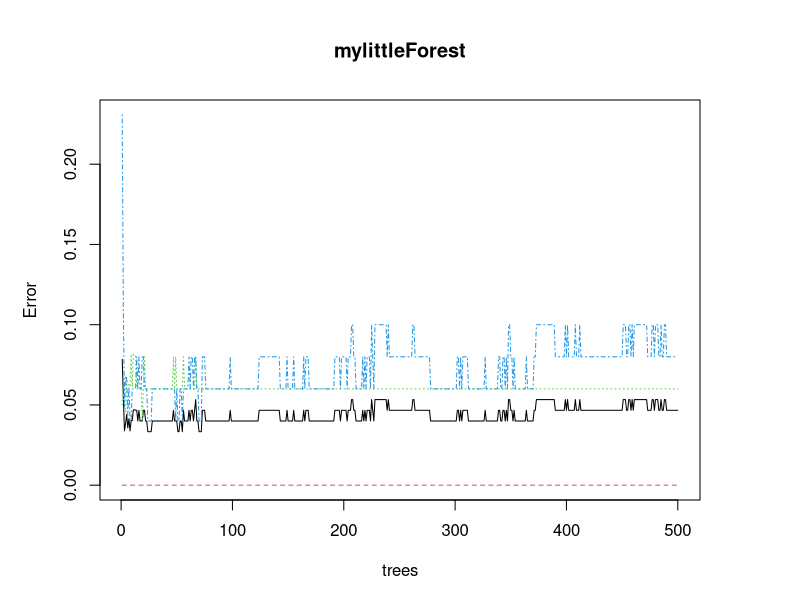

Generate this figure with R:
# Load the "randomForest" library into the R context.
library(randomForest)

# We can now go ahead and create the model. For this example, we will be using the built-in iris dataset. Feel free to try using other datasets!
# To create the model, we will use the randomForest function. It has a wide array of parameters for customization, but the simplest approach is just to provide it with a formula and the dataset to infer the probabilities from. This can be seen in the following code:

mylittleForest = randomForest(Species ~ Sepal.Length + Sepal.Width + Petal.Length + Petal.Width,
                              data = iris)
print(mylittleForest)

# As you can see, calling the print function on the model we created prints a summary of our model. This summary is quite informative -- it tells us how many trees were created, how many variables were tried at each split, the estimate of the error rate for the Out-of-Bag data (remember, it works as validation for our model!), and its confusion matrix.
#
# Another statistic that can be quite informative is the importance of each predictor for the prediction of our data points. This can be done by using the importance function, which can be seen in the following code:
print(importance(mylittleForest, type = 2))
par(mar=c(5,5,5,5))
plot(mylittleForest, uniform=TRUE)
randomForest::getTree(mylittleForest, labelVar = TRUE)



